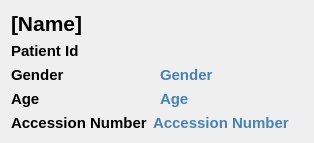
<?xml version="1.0" encoding="UTF-8"?>
<ui version="4.0">
 <class>ExamTitleWidget</class>
 <widget class="QWidget" name="ExamTitleWidget">
  <property name="geometry">
   <rect>
    <x>0</x>
    <y>0</y>
    <width>264</width>
    <height>118</height>
   </rect>
  </property>
  <property name="windowTitle">
   <string>Form</string>
  </property>
  <layout class="QVBoxLayout" name="verticalLayout">
   <item>
    <widget class="QLabel" name="patientNameValueLbl">
     <property name="minimumSize">
      <size>
       <width>250</width>
       <height>0</height>
      </size>
     </property>
     <property name="font">
      <font>
       <pointsize>16</pointsize>
       <bold>true</bold>
      </font>
     </property>
     <property name="text">
      <string>[Name]</string>
     </property>
    </widget>
   </item>
   <item>
    <layout class="QHBoxLayout" name="horizontalLayout">
     <item>
      <widget class="QLabel" name="patientIdLbl">
       <property name="font">
        <font>
         <pointsize>11</pointsize>
         <bold>true</bold>
        </font>
       </property>
       <property name="text">
        <string>Patient Id</string>
       </property>
      </widget>
     </item>
     <item>
      <widget class="QLabel" name="patientIdValueLbl">
       <property name="minimumSize">
        <size>
         <width>100</width>
         <height>0</height>
        </size>
       </property>
       <property name="font">
        <font>
         <pointsize>11</pointsize>
         <bold>true</bold>
        </font>
       </property>
       <property name="styleSheet">
        <string notr="true">color: rgb(70, 130, 180);</string>
       </property>
       <property name="frameShape">
        <enum>QFrame::NoFrame</enum>
       </property>
       <property name="frameShadow">
        <enum>QFrame::Raised</enum>
       </property>
       <property name="text">
        <string/>
       </property>
      </widget>
     </item>
    </layout>
   </item>
   <item>
    <layout class="QHBoxLayout" name="horizontalLayout_2">
     <item>
      <widget class="QLabel" name="genderLbl">
       <property name="font">
        <font>
         <pointsize>11</pointsize>
         <bold>true</bold>
        </font>
       </property>
       <property name="text">
        <string>Gender</string>
       </property>
      </widget>
     </item>
     <item>
      <widget class="QLabel" name="genderValueLbl">
       <property name="minimumSize">
        <size>
         <width>60</width>
         <height>0</height>
        </size>
       </property>
       <property name="font">
        <font>
         <pointsize>11</pointsize>
         <bold>true</bold>
        </font>
       </property>
       <property name="styleSheet">
        <string notr="true">color: rgb(70, 130, 180);</string>
       </property>
       <property name="frameShape">
        <enum>QFrame::NoFrame</enum>
       </property>
       <property name="text">
        <string>Gender</string>
       </property>
      </widget>
     </item>
    </layout>
   </item>
   <item>
    <layout class="QHBoxLayout" name="horizontalLayout_3">
     <item>
      <widget class="QLabel" name="ageLble">
       <property name="font">
        <font>
         <pointsize>11</pointsize>
         <bold>true</bold>
        </font>
       </property>
       <property name="text">
        <string>Age</string>
       </property>
      </widget>
     </item>
     <item>
      <widget class="QLabel" name="ageValueLbl">
       <property name="minimumSize">
        <size>
         <width>5</width>
         <height>0</height>
        </size>
       </property>
       <property name="font">
        <font>
         <pointsize>11</pointsize>
         <bold>true</bold>
        </font>
       </property>
       <property name="styleSheet">
        <string notr="true">color: rgb(70, 130, 180);</string>
       </property>
       <property name="frameShape">
        <enum>QFrame::NoFrame</enum>
       </property>
       <property name="text">
        <string>Age</string>
       </property>
      </widget>
     </item>
    </layout>
   </item>
   <item>
    <layout class="QHBoxLayout" name="horizontalLayout_4">
     <item>
      <widget class="QLabel" name="accessionNumberLbl">
       <property name="font">
        <font>
         <pointsize>11</pointsize>
         <bold>true</bold>
        </font>
       </property>
       <property name="text">
        <string>Accession Number</string>
       </property>
      </widget>
     </item>
     <item>
      <widget class="QLabel" name="accessionNumberValueLbl">
       <property name="minimumSize">
        <size>
         <width>150</width>
         <height>0</height>
        </size>
       </property>
       <property name="font">
        <font>
         <pointsize>11</pointsize>
         <bold>true</bold>
        </font>
       </property>
       <property name="styleSheet">
        <string notr="true">color: rgb(70, 130, 180);</string>
       </property>
       <property name="frameShape">
        <enum>QFrame::NoFrame</enum>
       </property>
       <property name="text">
        <string>Accession Number</string>
       </property>
      </widget>
     </item>
    </layout>
   </item>
  </layout>
 </widget>
 <resources/>
 <connections/>
</ui>
